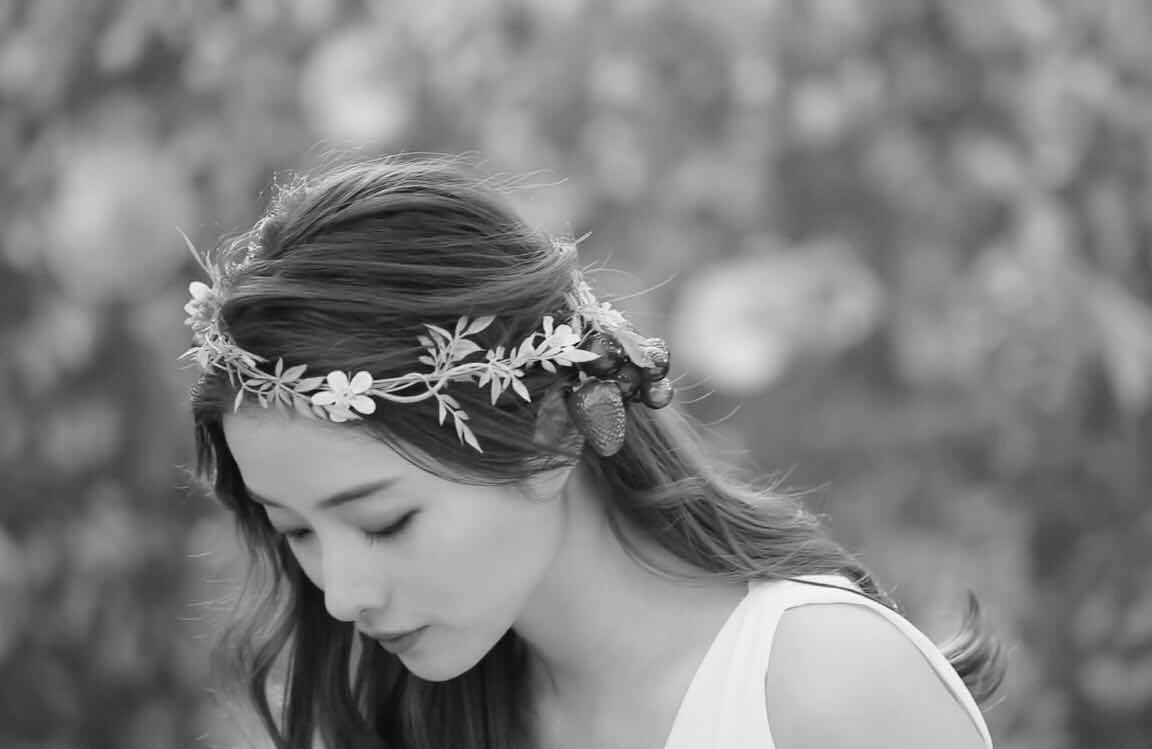
%> input picture 2020-2021 1 SOFT130051 多媒体技术基础/Project/Project2/src/grayed_satomi.jpg, 1152 x 749 px
$ octave test_3.m   (GNU Octave 9; MATLAB toolbox functions it lacks are replaced by stand-ins)
%> lines starting %> are read from the running program, lines starting %| are printed output that depends on the picture
imname = "grayed_satomi.jpg";

% 读取原图文件
I = imread(imname);
%> I is the input picture: size 749x1152 uint8; min 0, max 255, mean 127.7

% 灰度拉伸
J = imadjust(I, [0.2, 0.6], [0, 1]);
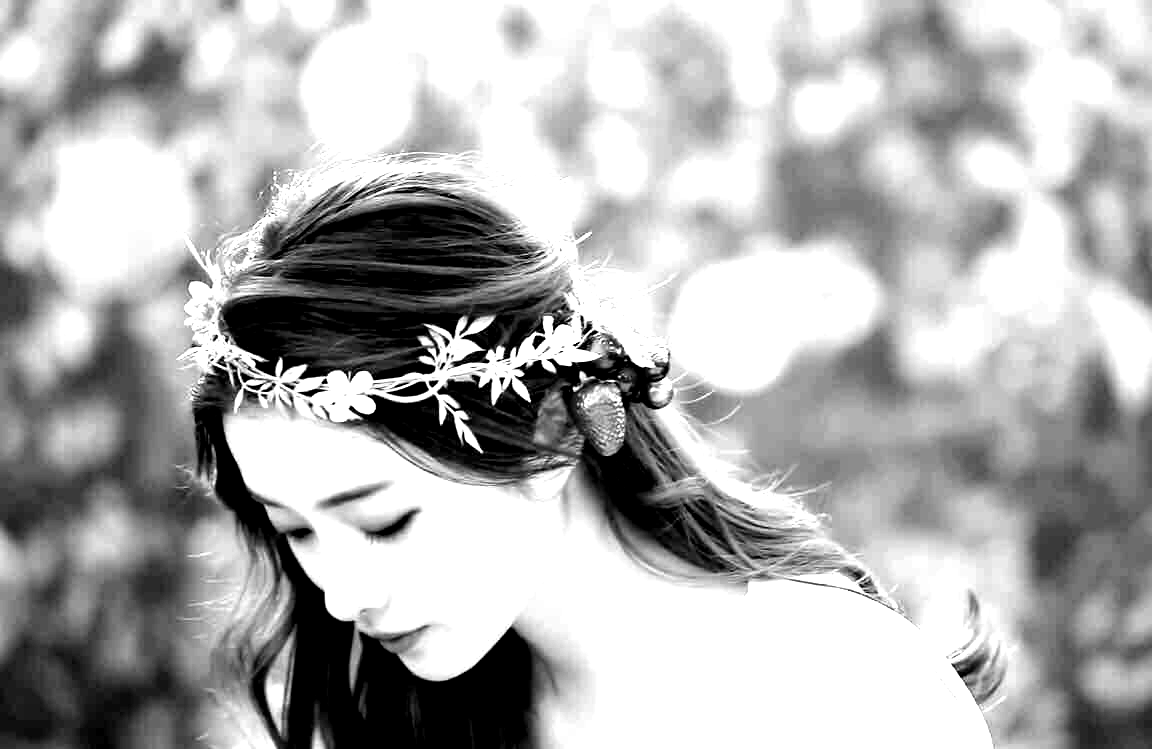
%> J: size 749x1152 uint8; min 0, max 255, mean 175.2

% 直方图均衡化
H = histeq(I);
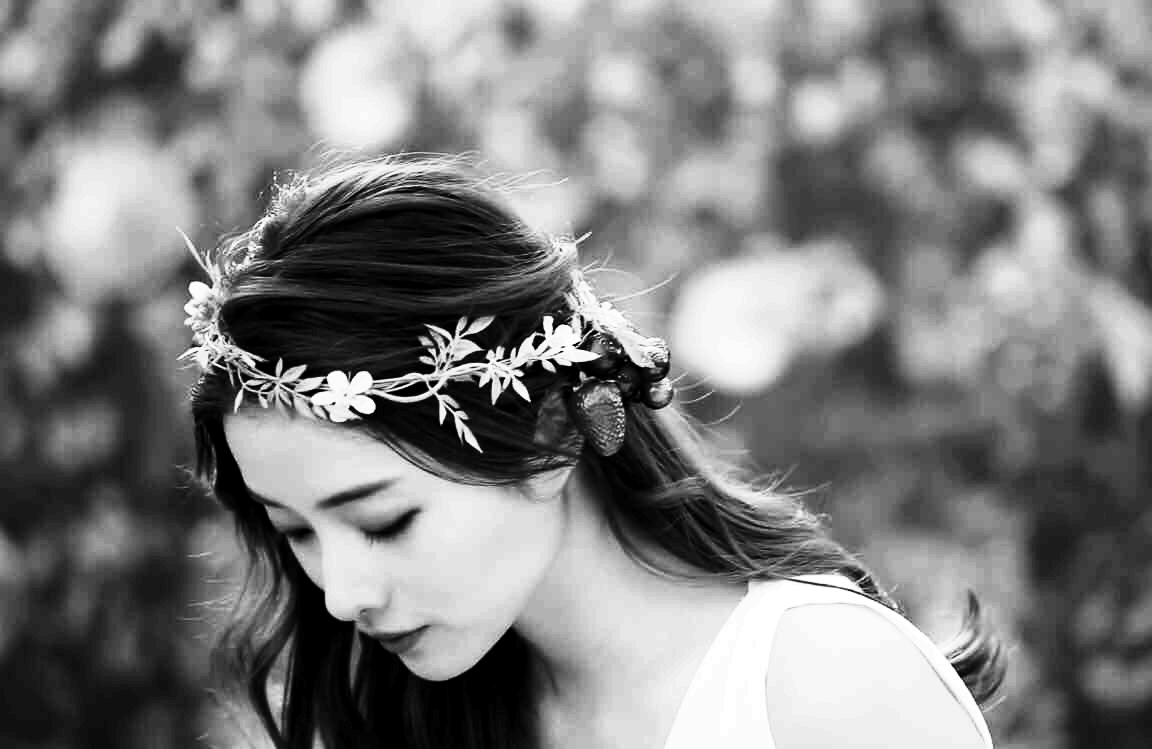
%> H: size 749x1152 uint8; min 0, max 255, mean 126.4

% 展示原图片、灰度拉伸后的图片、直方图均衡化后的图片，以及各自对应的灰度分布直方图
figure
subplot(2, 3, 1), imshow(I), title("原图");
subplot(2, 3, 2), imshow(J), title("灰度拉伸");
subplot(2, 3, 3), imshow(H), title("直方图均衡化");
subplot(2, 3, 4), imhist(I), title("灰度分布直方图-原图");
subplot(2, 3, 5), imhist(J), title("灰度分布直方图-灰度拉伸");
subplot(2, 3, 6), imhist(H), title("灰度分布直方图-直方图均衡化");
%> after `title("灰度分布直方图-直方图均衡化")`:
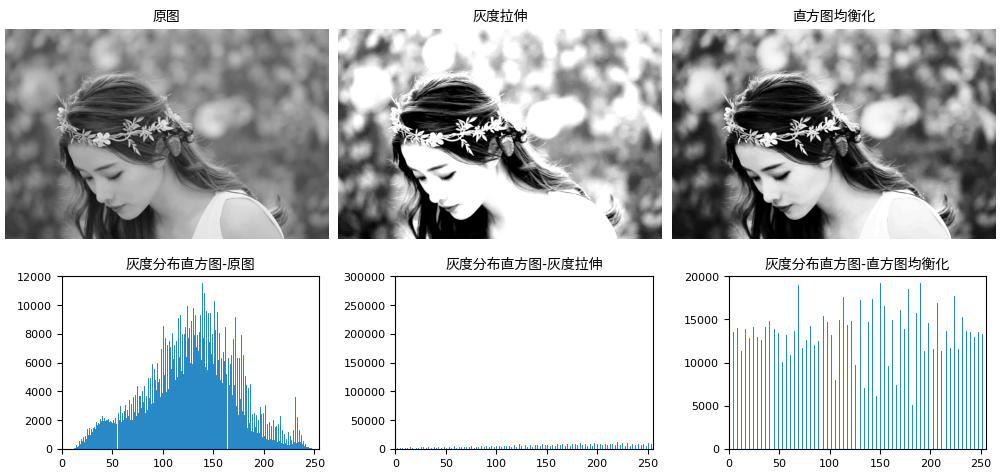
%> figure redrawn from the program's plot data, 6 panels
